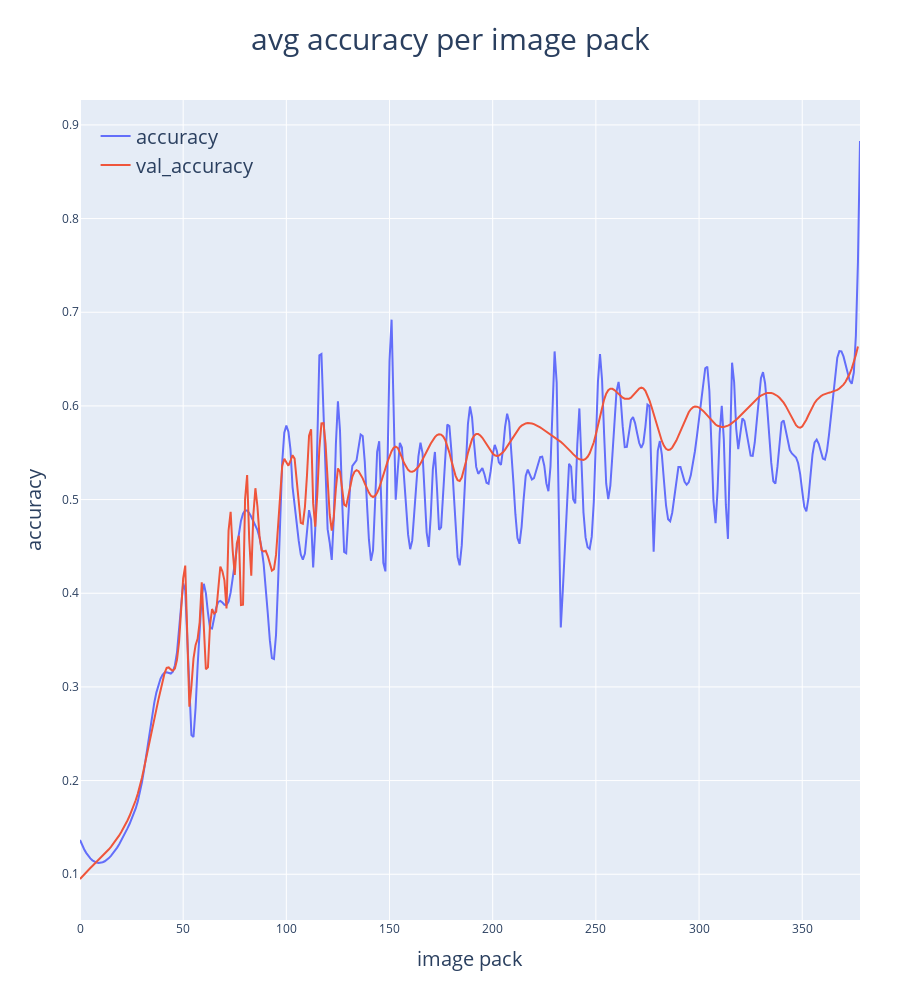

Notebook code cell kept with this figure:
### Code cell
X_axis = list( range(len(CNN.history['accuracy'][0]) ) )

tck = interpolate.splrep(X_axis, CNN.history['accuracy'][0], k = 3, s = 2)
accuracy_smoothed = interpolate.splev(X_axis, tck, der = 0)

tck = interpolate.splrep(X_axis, CNN.history['val_accuracy'][0], k = 3, s = 0.1)
val_accuracy_smoothed = interpolate.splev(X_axis[:-1], tck, der = 0)

data = [go.Scatter(x=X_axis, y = accuracy_smoothed, name = 'accuracy'),
        go.Scatter(x=X_axis[:-1], y = val_accuracy_smoothed, name = 'val_accuracy')]

layout = go.Layout(
    height = 1000,
    title = dict(
        text = 'avg accuracy per image pack',
        font_size = 30,
        x = .5
    ),
    xaxis_title = dict(
        text = 'image pack',
        font_size = 20
    ),
    yaxis_title = dict(
        text = 'accuracy',
        font_size = 20
    ),
    legend = dict(
        x = 0.02, y = .98,
        bgcolor = 'rgba(0,0,0,0)',
        font_size = 20
    ),
    margin={'r':40}
)
go.Figure(data, layout)

### Figure 1 — Plotly figure (JSON) as saved in the notebook; plotly's stock layout.template omitted (floating-point values rounded to 4 significant figures; data arrays with more than 128 entries replaced by an {"elided": "..."} marker saying what was removed)
{"data": [{"name": "accuracy", "type": "scatter", "x": {"elided": "379 int values"}, "y": {"elided": "379 float values"}}, {"name": "val_accuracy", "type": "scatter", "x": {"elided": "378 int values"}, "y": {"elided": "378 float values"}}], "layout": {"height": 1000, "legend": {"bgcolor": "rgba(0,0,0,0)", "font": {"size": 20}, "x": 0.02, "y": 0.98}, "margin": {"r": 40}, "title": {"font": {"size": 30}, "text": "avg accuracy per image pack", "x": 0.5}, "xaxis": {"title": {"font": {"size": 20}, "text": "image pack"}}, "yaxis": {"title": {"font": {"size": 20}, "text": "accuracy"}}}}
